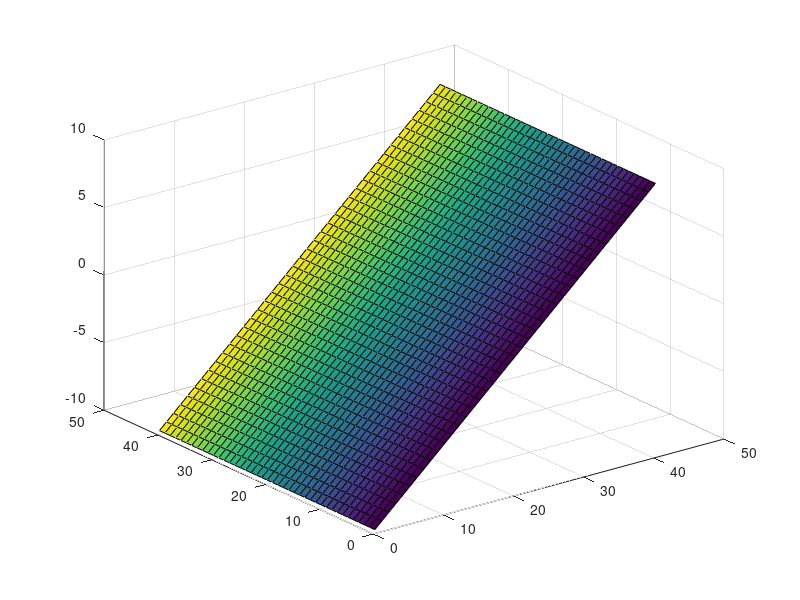

Source code (MATLAB): (Note: this script raises an error after producing the figure.)
Lh = 5; Kh = 3; % mesh size
L = -10:.5:10; K = -10:.5:10;
[LL,KK] = meshgrid(L,K);
P = 1.01.*(LL.^0.75).*(KK.^0.25)
surf(LL,KK)
[L,K] = gradient(P,Lh,Kh);%PL is for 𝜕P/𝜕P PK is for 𝜕P/𝜕K
[PL,PK,Z] = surfnorm(P);
% plot contour lines and gradient vector in the same figure
contour3(LL,KK,P);
hold on
quiver3(LL,KK,P,PL,PK,Z);% plot vectors as arrows with component 
% (PL(i,j),PK(i,j)) at (LL(i,j),KK(i,j))
hold off
    